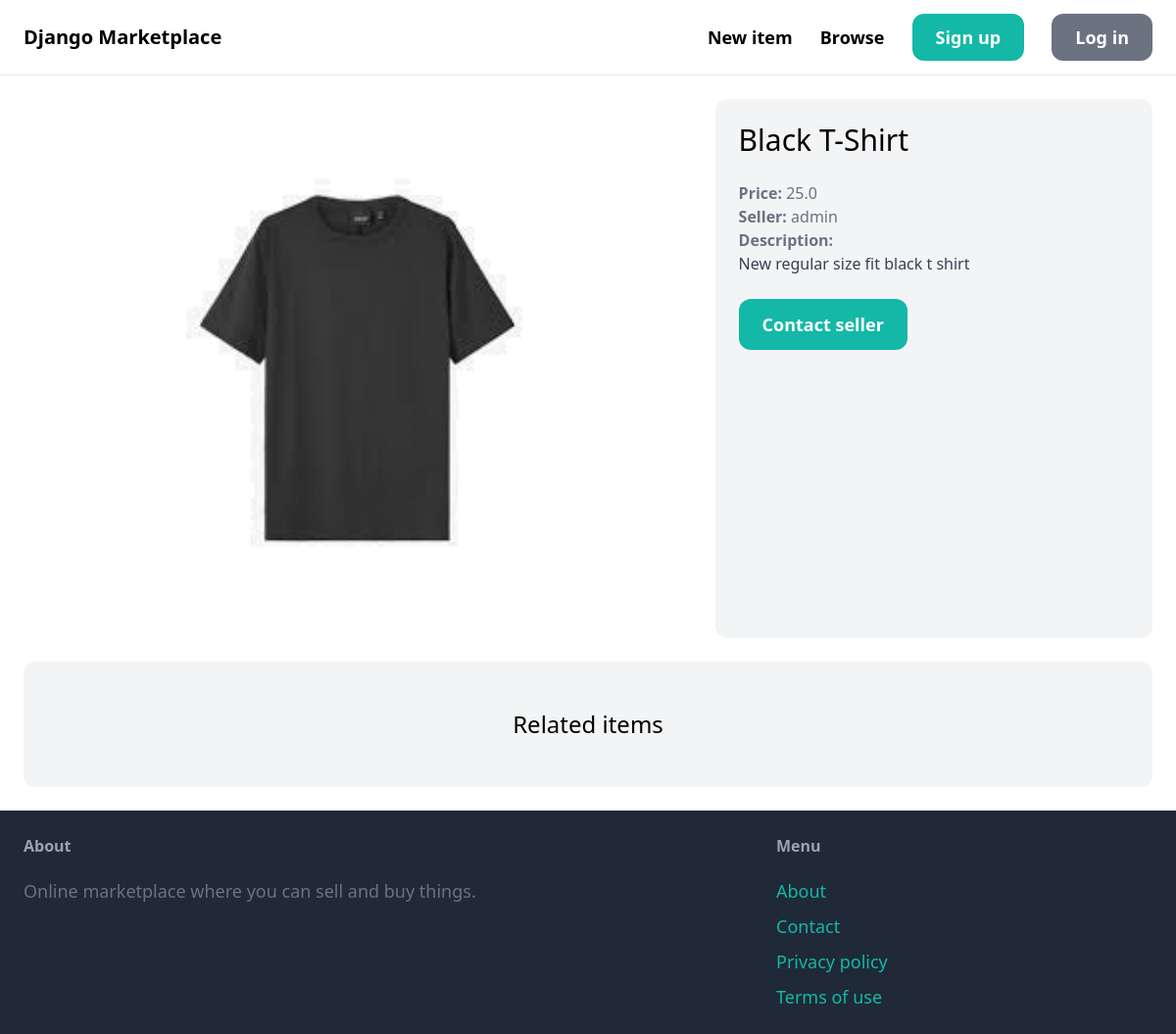
The page /items/2/ on the database as committed earlier.
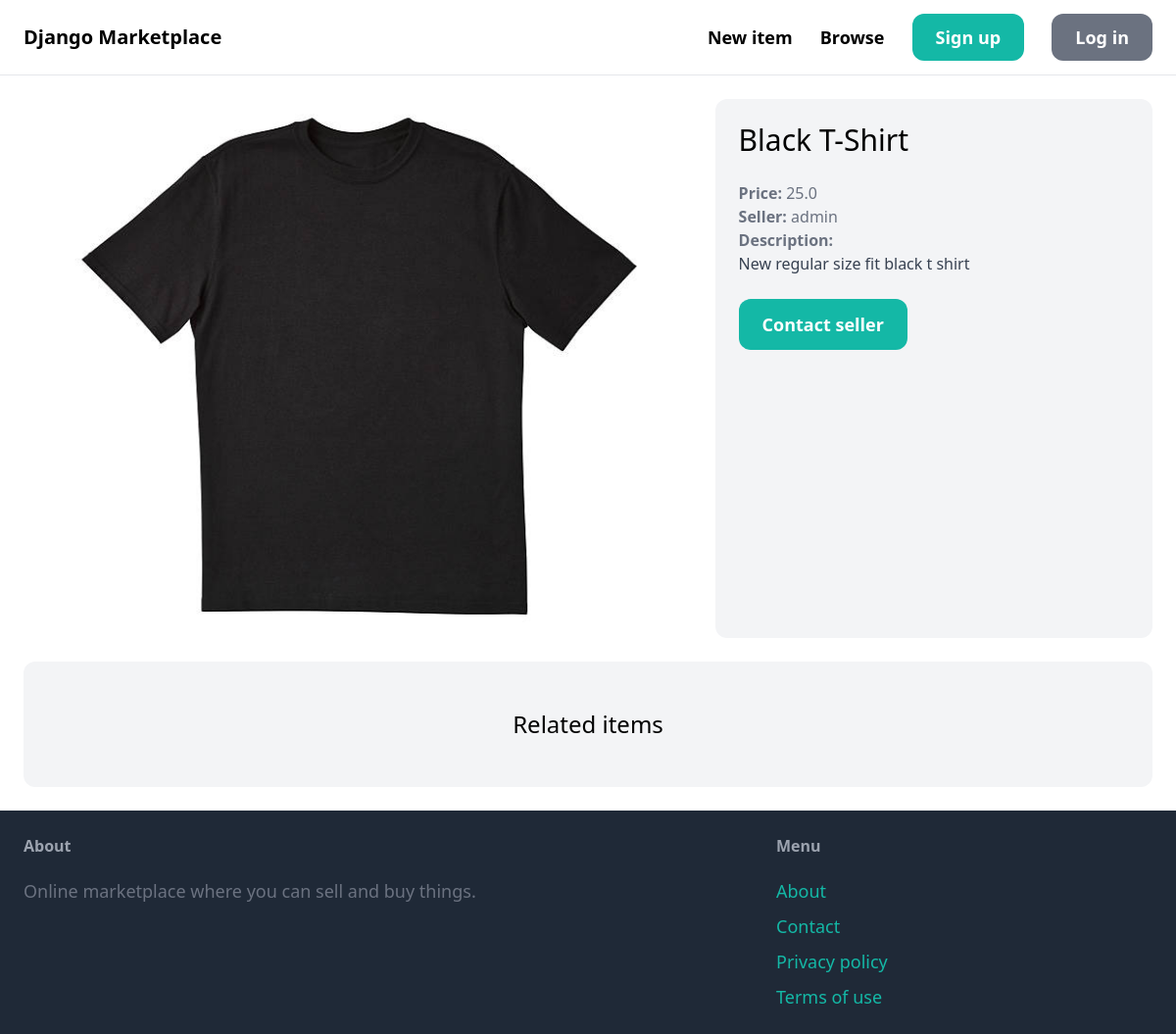
The same page on the database as committed later.
### item/models.py (models this page shows, shortened)
class Item(models.Model):
    category = models.ForeignKey(
        Category, related_name='items', on_delete=models.CASCADE)
    name = models.CharField(max_length=255)
    description = models.TextField(blank=True, null=True)
    price = models.FloatField()
    image = models.ImageField(upload_to='item_images', blank=True, null=True)
    is_sold = models.BooleanField(default=False)
    created_at = models.DateTimeField(auto_now_add=True)
    created_by = models.ForeignKey(
        User, related_name='items', on_delete=models.CASCADE)

### item/views.py (the view)
# urls.py: path("<int:pk>/", views.detail, name="detail"),
def detail(request, pk):
    item = get_object_or_404(Item, pk=pk)
    related_items = Item.objects.filter(
        category=item.category, is_sold=False).exclude(pk=pk)[0:3]
    return render(request, 'item/detail.html', {
        'item': item,
        'related_items': related_items
    })

### item/templates/item/detail.html (shortened to what this page needs)
{% extends 'core/base.html' %} {% block title %}{{ item.name }}{% endblock %}
{% block content %}
<div class="grid grid-cols-5 gap-6">
  <div class="col-span-3">
    {% if item.image %}
    <img src="{{ item.image.url }}" alt="Item image" class="mx-auto h-full object-cover" style="height: 550px;">
    {% else %}
      <div class="w-full h-full flex items-center justify-center bg-gray-300"style="height: 550px;">
        <span class="fas fa-camera fa-5x text-gray-500">📷</span>
      </div>
    {% endif %}
  </div>
  <div class="col-span-2 p-6 bg-gray-100 rounded-xl">
    <h1 class="mb-6 text-3xl">{{ item.name }}</h1>
    <p class="text-gray-500"><strong>Price: </strong> {{ item.price }}</p>
    <p class="text-gray-500">
      <strong>Seller: </strong> {{ item.created_by.username }}
    </p>
    {% if item.description %}
    <p class="text-gray-700">
      <strong class="text-gray-500">Description: </strong><br />
      {{ item.description }}
    </p>
    {% endif %} {% if request.user == item.created_by %}
    <div class="mt-6 p-6 bg-white rounded-xl">
      <p>This is your item!</p>
      <a
        href="{% url 'item:edit' item.id %}"
        class="inline-block mt-6 px-6 py-3 text-lg font-semibold bg-teal-500 text-white rounded-xl"
        >Edit</a
      >
      <a
        href="{% url 'item:delete' item.id %}"
        class="inline-block mt-6 px-6 py-3 text-lg font-semibold bg-red-500 text-white rounded-xl"
        >Delete</a
      >
    </div>
    {% else %}
    <a href="{% url 'conversation:new' item.id %}"
      class="inline-block mt-6 px-6 py-3 text-lg font-semibold bg-teal-500 rounded-xl text-white hover:bg-teal-700"
      >Contact seller</a>
    {% endif %}
  </div>
</div>
<div class="mt-6  px-6 py-12 bg-gray-100 rounded-xl">
  <h2 class=" text-2xl text-center">Related items</h2>
</div>
{% endblock %}

Rows that differ between the two databases and show on the page:
changed Item "Black T-Shirt": image: a different picture
